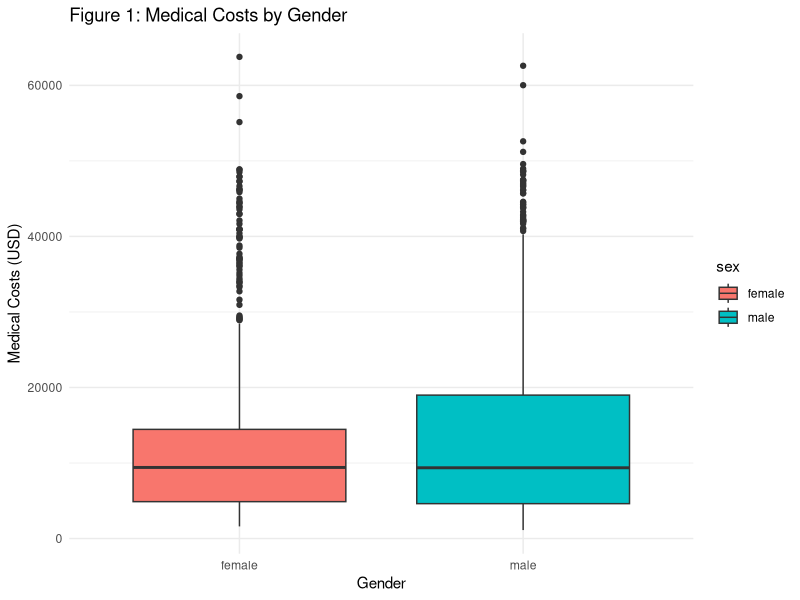
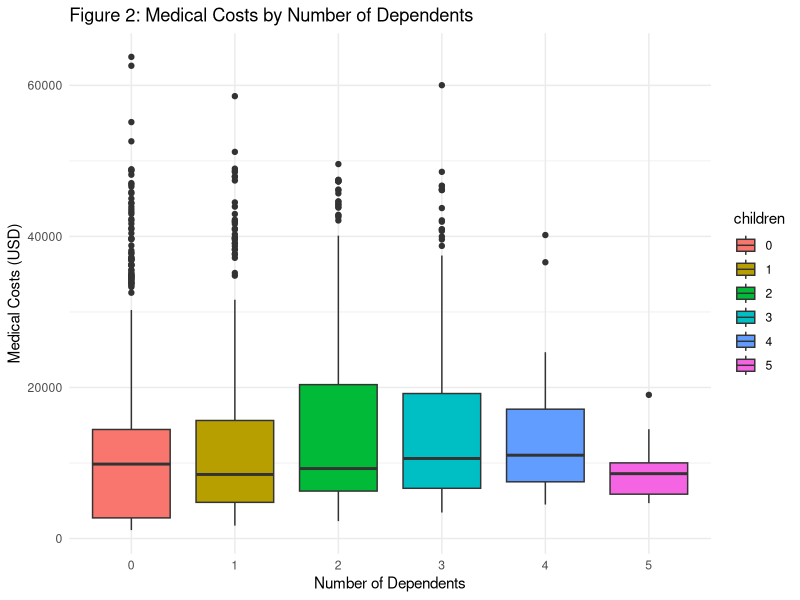
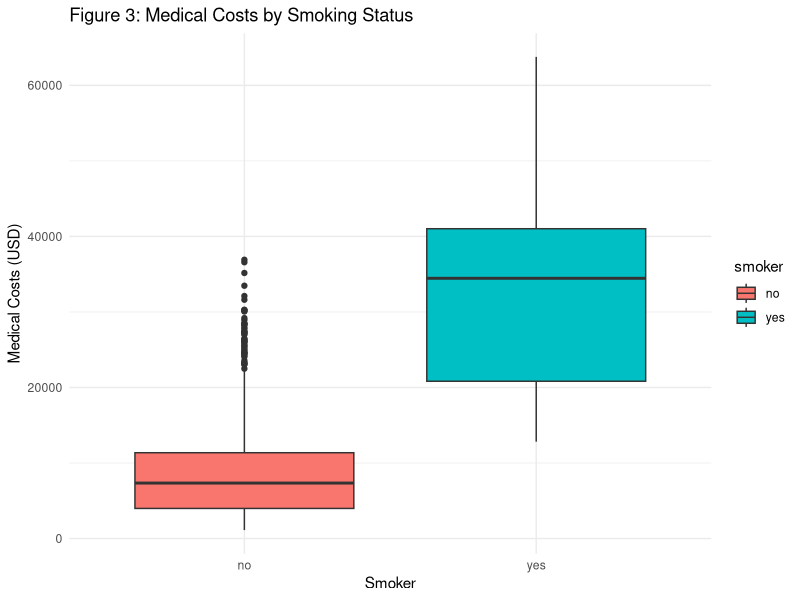
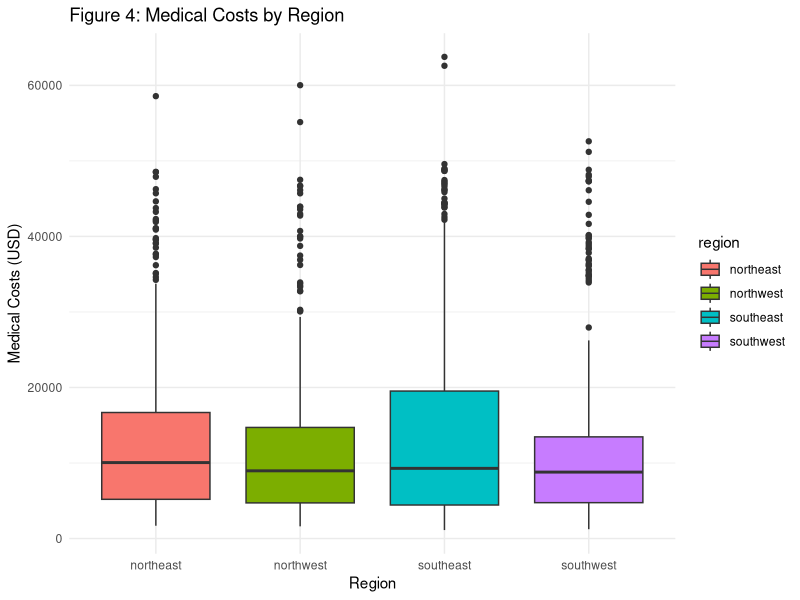
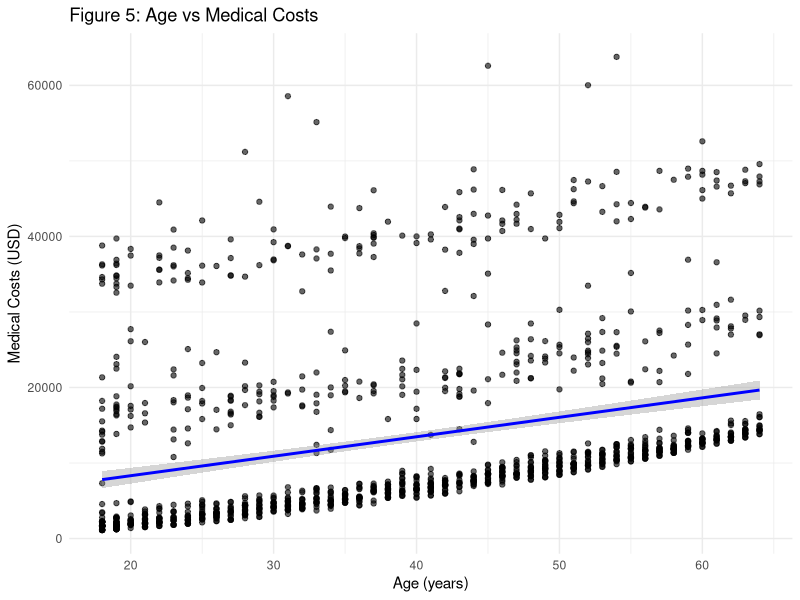
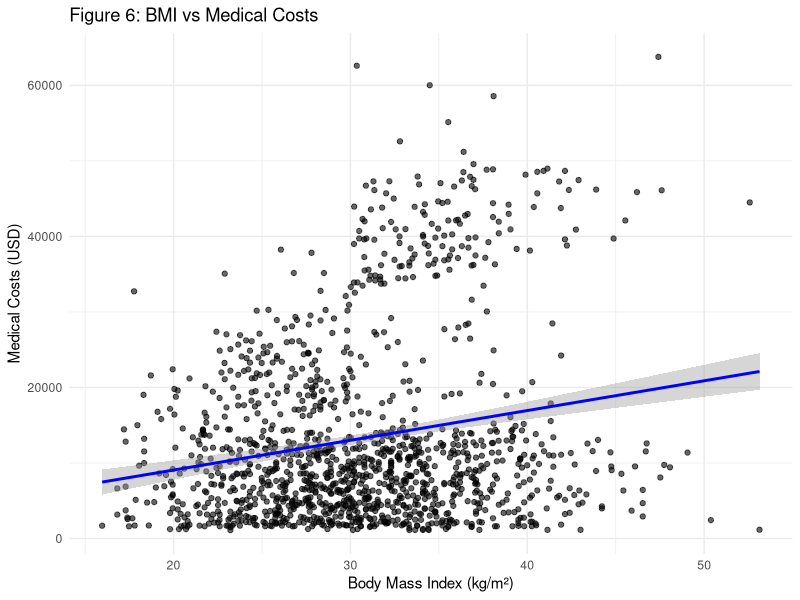

The R source for these figures, in order:
## ---- chunk 1
knitr::opts_chunk$set(echo = TRUE)
library(ggplot2)
library(dplyr)
library(caret)
## ---- chunk 2
insurance <- read.csv("insurance.csv")
str(insurance)

insurance <- insurance %>% select(-SSN, -Name)

num_observations <- nrow(insurance)
num_variables <- ncol(insurance)
print(paste("Number of observations:", num_observations))
print(paste("Number of variables:", num_variables))

insurance$sex <- as.factor(insurance$sex)
insurance$smoker <- as.factor(insurance$smoker)
insurance$region <- as.factor(insurance$region)
insurance$children <- as.factor(insurance$children)

sex_percentages <- prop.table(table(insurance$sex)) * 100
children_percentages <- prop.table(table(insurance$children)) * 100
smoker_percentages <- prop.table(table(insurance$smoker)) * 100
region_percentages <- prop.table(table(insurance$region)) * 100

print("Sex percentages:")
print(sex_percentages)
print("Children percentages:")
print(children_percentages)
print("Smoker percentages:")
print(smoker_percentages)
print("Region percentages:")
print(region_percentages)

age_mean <- mean(insurance$age)
age_sd <- sd(insurance$age)
bmi_mean <- mean(insurance$bmi)
bmi_sd <- sd(insurance$bmi)
charges_mean <- mean(insurance$charges)
charges_sd <- sd(insurance$charges)

print(paste("Age: Mean =", round(age_mean, 2), ", SD =", round(age_sd, 2)))
print(paste("BMI: Mean =", round(bmi_mean, 2), ", SD =", round(bmi_sd, 2)))
print(paste("Charges: Mean =", round(charges_mean, 2), ", SD =", round(charges_sd, 2)))
## ---- chunk 3
# Sex vs Charges
p1 <- ggplot(insurance, aes(x = sex, y = charges, fill = sex)) +
  geom_boxplot() +
  labs(title = "Figure 1: Medical Costs by Gender",
       x = "Gender", y = "Medical Costs (USD)") +
  theme_minimal()
print(p1)

# Children vs Charges
p2 <- ggplot(insurance, aes(x = children, y = charges, fill = children)) +
  geom_boxplot() +
  labs(title = "Figure 2: Medical Costs by Number of Dependents",
       x = "Number of Dependents", y = "Medical Costs (USD)") +
  theme_minimal()
print(p2)

# Smoker vs Charges
p3 <- ggplot(insurance, aes(x = smoker, y = charges, fill = smoker)) +
  geom_boxplot() +
  labs(title = "Figure 3: Medical Costs by Smoking Status",
       x = "Smoker", y = "Medical Costs (USD)") +
  theme_minimal()
print(p3)

# Region vs Charges
p4 <- ggplot(insurance, aes(x = region, y = charges, fill = region)) +
  geom_boxplot() +
  labs(title = "Figure 4: Medical Costs by Region",
       x = "Region", y = "Medical Costs (USD)") +
  theme_minimal()
print(p4)

# Age vs Charges
p5 <- ggplot(insurance, aes(x = age, y = charges)) +
  geom_point(alpha = 0.6) +
  geom_smooth(method = "lm", color = "blue") +
  labs(title = "Figure 5: Age vs Medical Costs",
       x = "Age (years)", y = "Medical Costs (USD)") +
  theme_minimal()
print(p5)

# BMI vs Charges
p6 <- ggplot(insurance, aes(x = bmi, y = charges)) +
  geom_point(alpha = 0.6) +
  geom_smooth(method = "lm", color = "blue") +
  labs(title = "Figure 6: BMI vs Medical Costs",
       x = "Body Mass Index (kg/m²)", y = "Medical Costs (USD)") +
  theme_minimal()
print(p6)
## ---- chunk 4
set.seed(123)

train_index <- createDataPartition(insurance$charges, p = 0.75, list = FALSE)
train_data <- insurance[train_index, ]
test_data <- insurance[-train_index, ]

model <- train(
  charges ~ age + sex + bmi + children + smoker + region,
  data = train_data,
  method = "lm"
)

print(model)
summary(model$finalModel)

predictions <- predict(model, newdata = test_data)
rmse <- sqrt(mean((predictions - test_data$charges)^2))
r_squared <- cor(predictions, test_data$charges)^2

print(paste("RMSE:", round(rmse, 2)))
print(paste("R-squared:", round(r_squared, 4)))

results <- data.frame(
  Actual = test_data$charges,
  Predicted = predictions
)
head(results)
